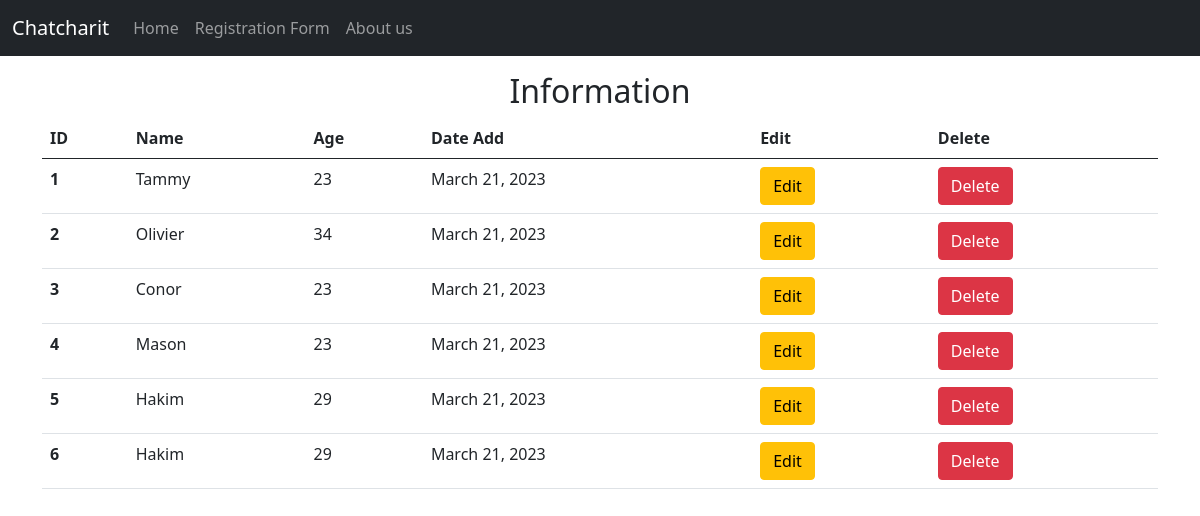
The app's page /, older data.
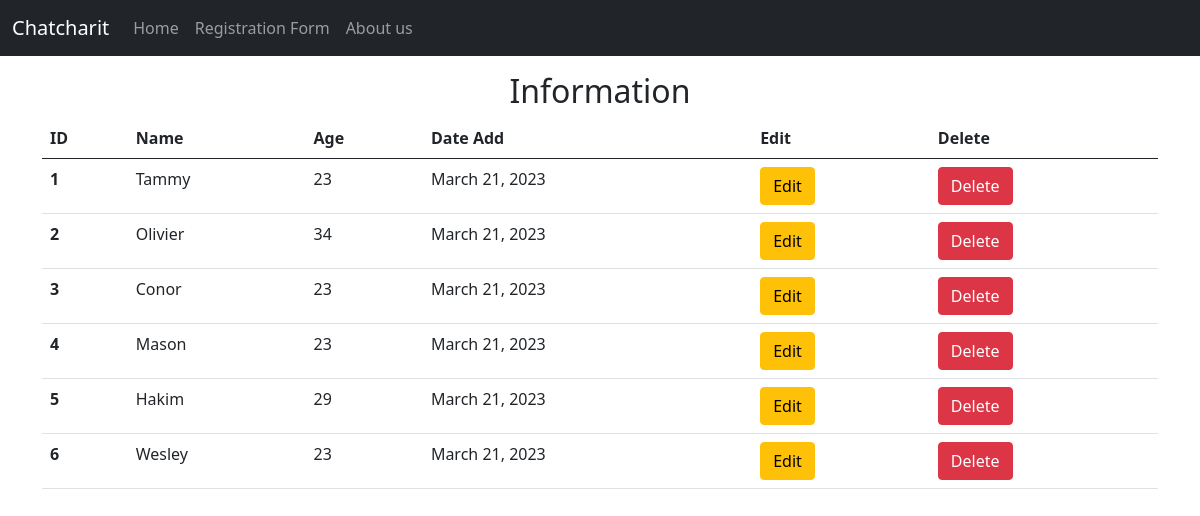
The same page, newer data.
### myapp/models.py (models this page shows, shortened)
class Person(models.Model): # สร้างคลาสข้อมูลประชากร
    name = models.CharField(max_length = 100)
    age = models.IntegerField()
    date = models.DateField(auto_now_add = True)

### myapp/views.py (the view)
# urls.py: path('', views.index), # ตัวแรกเป็นชื่อพาท(ถ้าค่าเปล่าๆ คือ หน้าแรก) ตัวที่สองเป็นกระบวนการทำงาน
def index(request): # สร้างฟังก์ชั่นส่งข้อความไปแสดงผลหน้าเว็ป
    all_person = Person.objects.all() # ดึงข้อมูลประชากรทั้งหมดมาทำงานที่ views.py
    return render(request, "index.html", {"all_person": all_person}) # แทรกตัวแปรในหน้าเว็บ

### myapp/templates/index.html (shortened to what this page needs)
{% extends "base.html" %}
{% block content %}
    <h2 class = "text-center">Information</h2>
    <table class="table">
        <thead>
          <tr>
            <th scope="col">ID</th>
            <th scope="col">Name</th>
            <th scope="col">Age</th>
            <th scope="col">Date Add</th>
            <th scope="col">Edit</th>
            <th scope="col">Delete</th>
          </tr>
        </thead>
        <tbody>
          {% for person in all_person %}
          <tr>
            <th scope="row">{{person.id}}</th>
            <td>{{person.name}}</td>
            <td>{{person.age}}</td>
            <td>{{person.date}}</td>
            <td><a href="edit/{{person.id}}" class="btn btn-warning">Edit</td>
            <td><a href="delete/{{person.id}}" class="btn btn-danger"
                   onclick="return confirm('Are You Sure You Want To Delete {{person.name}} ?')">Delete</td>
          </tr>
          {% endfor %}
        </tbody>
      </table>
{% endblock %}

Row changes from the older to the newer data that the page shows:
changed Person id 6: name "Hakim" → "Wesley"; age "29" → "23"
